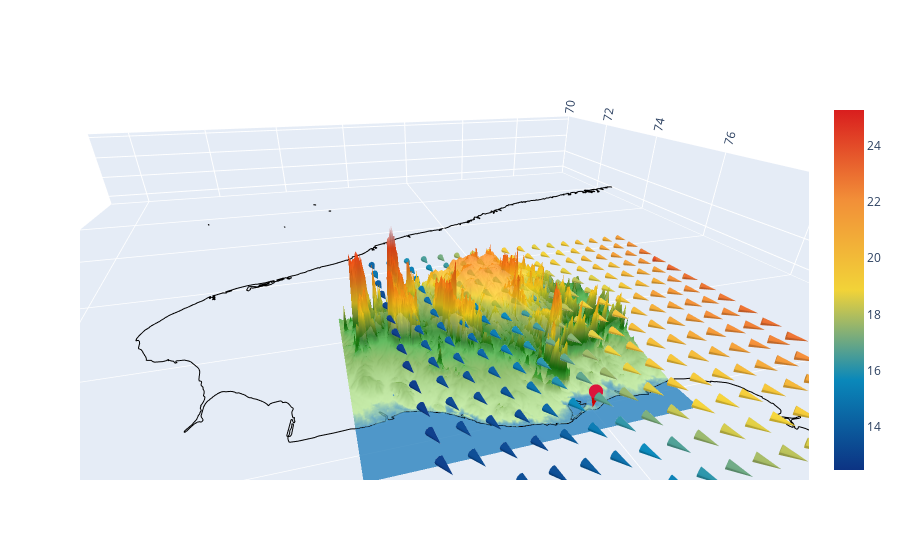

The cell this chart's notebook holds for it:
### Code cell
traces= wind_shar()
fig = go.Figure(traces)
fig.update_layout(
    scene = {
        "xaxis": {"nticks": 10, "range": [70,87]},
        "zaxis" : {"nticks": 5 },
        "yaxis": {"range": [5,20]},
        # "camera_eye": {"x": .1, "y": -.4, "z": .8},
        "aspectratio": {"x": 1, "y": .75, "z": 0.1},
    },
    scene_camera = dict(eye=dict(x=0.28, y=-0.08, z=.15)),
    coloraxis = {'colorscale':'portland'}
)

fig.show()
